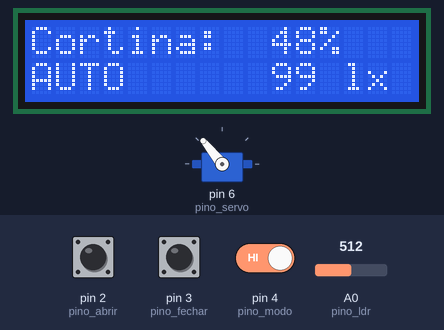
This sketch was run on a simulated Arduino Uno, built with avr-gcc and run on an emulated ATmega328P. On the bench: servo, 16×2 character LCD. The inputs (shaded band) are chosen by the test bench; at power-on: pin 4 (pino_modo) HIGH, pin 3 (pino_fechar) HIGH, A0 (pino_ldr) = 512, pin 2 (pino_abrir) HIGH. What the sketch prints to the serial monitor is not drawn.

Above: at 1.2 s.
1.3 s: pin 4 (pino_modo) driven LOW
At 3.2 s:
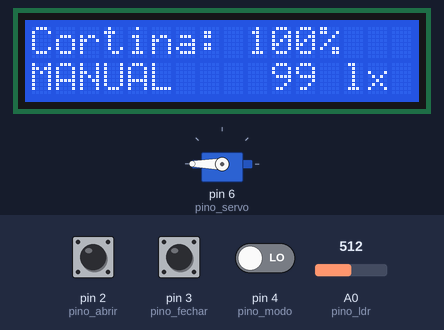
3.5 s: pin 3 (pino_fechar) pulled LOW for 0.15 s
At 5.2 s:
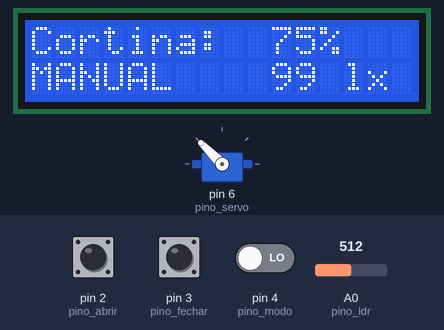
5.5 s: pin 3 (pino_fechar) pulled LOW for 1 s
At 6.8 s:
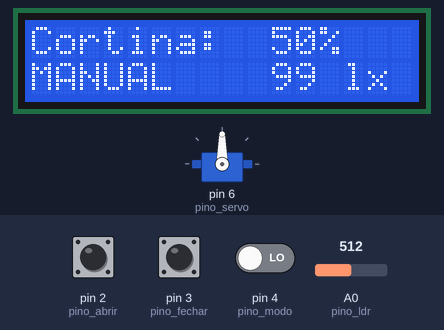
8.0 s: pin 3 (pino_fechar) pulled LOW for 0.15 s
At 9.6 s:
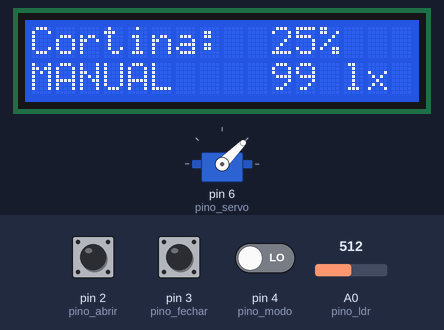
10.3 s: pin 4 (pino_modo) driven HIGH
At 12.2 s:
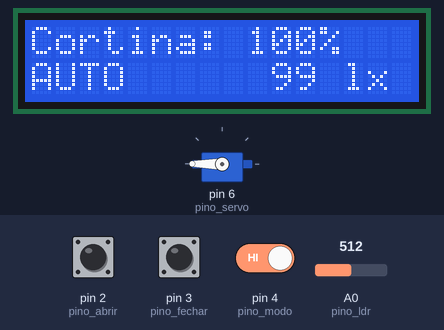
13.1 s: A0 (pino_ldr) set to 836
At 14.1 s:
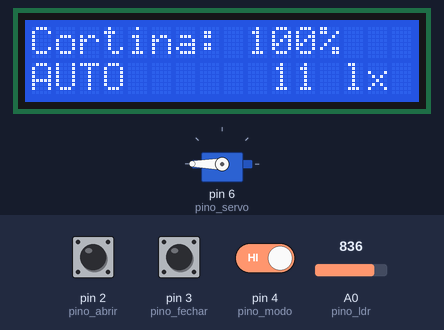
14.7 s: A0 (pino_ldr) set to 870
Timing chart, 0 to 17.8 s (numbered marks = the images above; inputs shaded):
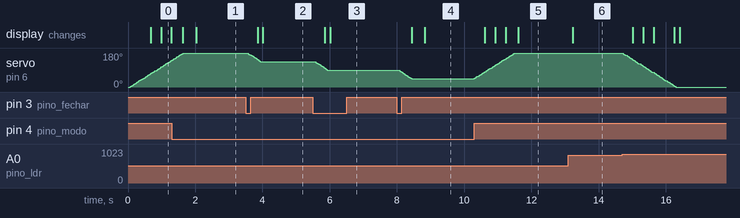

Measured:
- after the input at 1.3 s, the display: first changes after 0.33 s (image 1 shows a later state)
- after the input at 3.5 s, servo on pin 6 (pino_servo): moves from 180° to 135° over 0.38 s, starting after 0.05 s; the display: first changes after 0.36 s (image 2 shows a later state)
- after the input at 5.5 s, servo on pin 6 (pino_servo): moves from 135° to 90° over 0.38 s, starting after 0.05 s; the display: first changes after 0.36 s (image 3 shows a later state)
- after the input at 8.0 s, servo on pin 6 (pino_servo): moves from 90° to 45° over 0.38 s, starting after 0.05 s; the display: first changes after 0.43 s (image 4 shows a later state)
- after the input at 10.3 s, servo on pin 6 (pino_servo): moves from 45° to 180° over 1.2 s, starting at once; the display: first changes after 0.31 s (image 5 shows a later state)
- after the input at 13.1 s, the display: changes after 0.13 s (image 6)
- after the input at 14.7 s, servo on pin 6 (pino_servo): moves from 180° to 0° over 1.6 s, starting at once

The sketch:

sketch.ino
```cpp
// ---------------------------------------------------------------------------
// Casa Inteligente | 04 | Cortina motorizada do quarto
//
// O que faz: no modo automático, abre a cortina quando amanhece, fecha quando
// anoitece e fecha pela metade quando o sol bate direto na janela (para
// evitar calor e ofuscamento). No modo manual, os botões abrem e fecham em
// passos de 25 %.
//
// Entradas : sensor de luminosidade (LDR), chave deslizante Auto/Manual e
//            botões "Abrir" e "Fechar".
// Saídas   : servo da cortina (0 graus = fechada, 180 graus = aberta) e
//            LCD 16x2 I2C.
// ---------------------------------------------------------------------------
#include <Servo.h>
#include <Wire.h>
#include <LiquidCrystal_I2C.h>
#include <math.h>

const uint8_t pino_abrir  = 2;   // botões para o GND, pull-up interno
const uint8_t pino_fechar = 3;
const uint8_t pino_modo   = 4;   // chave: HIGH = automático, LOW = manual
const uint8_t pino_servo  = 6;
const uint8_t pino_ldr    = A0;

// faixas de luz (lux) usadas no modo automático
const float lux_amanheceu   = 50;     // abre acima disso
const float lux_anoiteceu   = 10;     // fecha abaixo disso
const float lux_sol_direto  = 20000;  // meia-cortina acima disso
const float lux_sol_passou  = 12000;  // volta a abrir abaixo disso

const unsigned long passo_servo_ms = 15;   // movimento suave
const unsigned long filtro_ms = 50;

Servo cortina;
LiquidCrystal_I2C lcd(0x27, 16, 2);

int posicao = 0;          // % de abertura atual
int alvo = 0;             // % de abertura desejada
int alvo_automatico = 0;  // última decisão do modo automático
float lux = 0;
unsigned long ultimo_passo = 0, ultima_tela = 0;

// Botões com filtro de repique: guarda o último estado estável de cada um
struct Botao { uint8_t pino; bool estavel; bool bruto; unsigned long mudou; };
Botao b_abrir = {pino_abrir, true, true, 0};
Botao b_fechar = {pino_fechar, true, true, 0};

bool apertou(Botao &b) {
  bool leitura = digitalRead(b.pino);
  if (leitura != b.bruto) { b.bruto = leitura; b.mudou = millis(); }
  if (millis() - b.mudou > filtro_ms && b.estavel != b.bruto) {
    b.estavel = b.bruto;
    return b.estavel == LOW;
  }
  return false;
}

// Curva do LDR do Wokwi: converte a leitura analógica em lux
float ler_lux() {
  int a = constrain(analogRead(pino_ldr), 1, 1022);
  float volts = a * 5.0 / 1024.0;
  float ohms = 2000.0 * volts / (1.0 - volts / 5.0);
  return pow(50e3 * pow(10, 0.7) / ohms, 1.0 / 0.7);
}

// Modo automático: máquina de três situações com histerese
int decidir_automatico(float l, int atual) {
  if (atual == 0) {                       // fechada (noite)
    return l > lux_amanheceu ? 100 : 0;
  }
  if (atual == 100) {                     // aberta (dia)
    if (l < lux_anoiteceu) return 0;
    if (l > lux_sol_direto) return 50;
    return 100;
  }
  // meia-cortina (sol direto)
  if (l < lux_anoiteceu) return 0;
  if (l < lux_sol_passou) return 100;
  return 50;
}

void setup() {
  Serial.begin(9600);
  pinMode(pino_abrir, INPUT_PULLUP);
  pinMode(pino_fechar, INPUT_PULLUP);
  pinMode(pino_modo, INPUT);
  cortina.attach(pino_servo);
  cortina.write(0);
  lcd.init();
  lcd.backlight();
}

void loop() {
  unsigned long agora = millis();
  bool automatico = digitalRead(pino_modo) == HIGH;
  lux = ler_lux();

  if (automatico) {
    int decisao = decidir_automatico(lux, alvo_automatico);
    if (decisao != alvo_automatico) {
      alvo_automatico = decisao;
      Serial.print("[CORTINA] Auto: ");
      Serial.print(decisao);
      Serial.print(" % (luz ");
      Serial.print((long)lux);
      Serial.println(" lux)");
    }
    alvo = alvo_automatico;
  }
  // Os botões funcionam só no manual; leitura feita sempre para não acumular toques
  bool abrir = apertou(b_abrir), fechar = apertou(b_fechar);
  if (!automatico) {
    if (abrir)  alvo = min(100, alvo + 25);
    if (fechar) alvo = max(0, alvo - 25);
    if (abrir || fechar) { Serial.print("[CORTINA] Manual: "); Serial.print(alvo); Serial.println(" %"); }
  }

  // Movimento suave: 1 % a cada 15 ms
  if (posicao != alvo && agora - ultimo_passo >= passo_servo_ms) {
    ultimo_passo = agora;
    posicao += (alvo > posicao) ? 1 : -1;
    cortina.write(map(posicao, 0, 100, 0, 180));
  }

  if (agora - ultima_tela >= 400) {
    ultima_tela = agora;
    char l1[17], l2[17];
    snprintf(l1, sizeof l1, "Cortina: %3d%%  ", posicao);
    snprintf(l2, sizeof l2, "%-6s %5ld lx ", automatico ? "AUTO" : "MANUAL", (long)(lux > 99999 ? 99999 : lux));
    lcd.setCursor(0, 0); lcd.print(l1);
    lcd.setCursor(0, 1); lcd.print(l2);
  }
}
```
